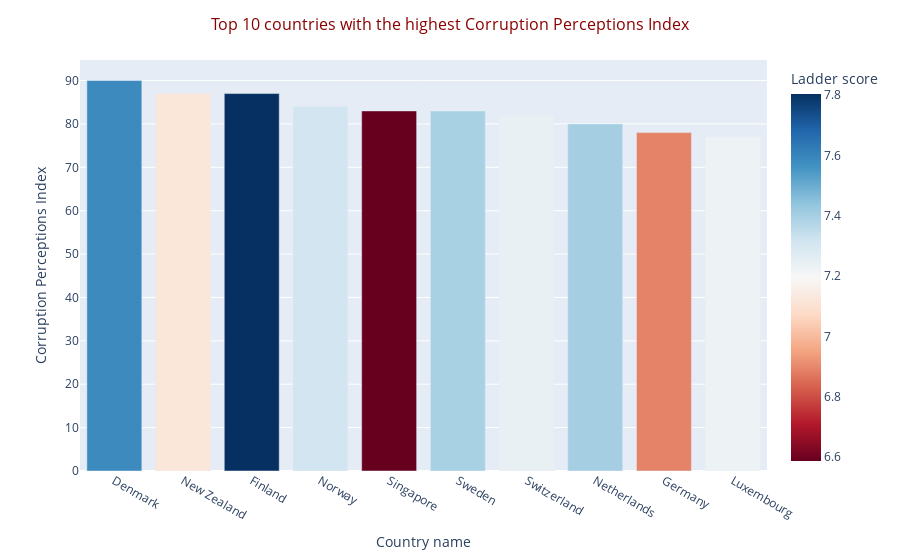
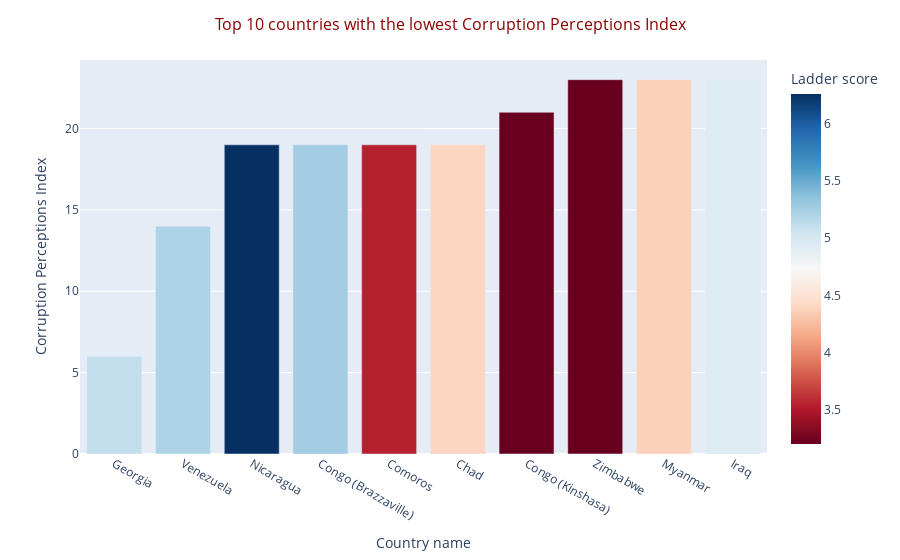

The notebook cell these images were saved under, in order:
### Markdown cell above
* ## Top-10-countries-with-the-highest-/-lowest-Corruption-Perceptions-Index

### Code cell
# Sorting DataFrame 
df_highest_corruption = df1.sort_values(by=['Corruption Perceptions Index'], ascending=False).reset_index(drop=True).head(10)

# Create a bar graph for the highest values
fig_highest_corruption = px.bar(df_highest_corruption, x='Country name', y='Corruption Perceptions Index', 
             color='Ladder score', 
             color_continuous_scale='rdbu')

# Update the chart layout for the highest values
fig_highest_corruption.update_layout(title='Top 10 countries with the highest Corruption Perceptions Index',
                  title_x=0.5,
                  title_font=dict(size=16, color='DarkRed'))

# Create a bar graph for the highest values
fig_highest_corruption.show()

# Sorting DataFrame 
df_lowest_corruption = df1.sort_values(by=['Corruption Perceptions Index'], ascending=True).reset_index(drop=True).head(10)

# Create a bar graph for the lowest values
fig_lowest_corruption = px.bar(df_lowest_corruption, x='Country name', y='Corruption Perceptions Index', 
             color='Ladder score', 
             color_continuous_scale='rdbu')

# Update the chart layout for the lowest values
fig_lowest_corruption.update_layout(title='Top 10 countries with the lowest Corruption Perceptions Index',
                  title_x=0.5,
                  title_font=dict(size=16, color='DarkRed'))

# Create a bar graph for the lowest values
fig_lowest_corruption.show()

### Figure 1 — Plotly figure (JSON) as saved in the notebook; plotly's stock layout.template omitted (floating-point values rounded to 4 significant figures)
{"data": [{"alignmentgroup": "True", "hovertemplate": "Country name=%{x}<br>Corruption Perceptions Index=%{y}<br>Ladder score=%{marker.color}<extra></extra>", "legendgroup": "", "marker": {"color": [7.586, 7.123, 7.804, 7.315, 6.587, 7.395, 7.24, 7.403, 6.892, 7.228], "coloraxis": "coloraxis", "pattern": {"shape": ""}}, "name": "", "offsetgroup": "", "orientation": "v", "showlegend": false, "textposition": "auto", "type": "bar", "x": ["Denmark", "New Zealand", "Finland", "Norway", "Singapore", "Sweden", "Switzerland", "Netherlands", "Germany", "Luxembourg"], "xaxis": "x", "y": [90, 87, 87, 84, 83, 83, 82, 80, 78, 77], "yaxis": "y"}], "layout": {"barmode": "relative", "coloraxis": {"colorbar": {"title": {"text": "Ladder score"}}, "colorscale": [[0, "rgb(103,0,31)"], [0.1, "rgb(178,24,43)"], [0.2, "rgb(214,96,77)"], [0.3, "rgb(244,165,130)"], [0.4, "rgb(253,219,199)"], [0.5, "rgb(247,247,247)"], [0.6, "rgb(209,229,240)"], [0.7, "rgb(146,197,222)"], [0.8, "rgb(67,147,195)"], [0.9, "rgb(33,102,172)"], [1, "rgb(5,48,97)"]]}, "legend": {"tracegroupgap": 0}, "margin": {"t": 60}, "title": {"font": {"color": "DarkRed", "size": 16}, "text": "Top 10 countries with the highest Corruption Perceptions Index", "x": 0.5}, "xaxis": {"anchor": "y", "domain": [0, 1], "title": {"text": "Country name"}}, "yaxis": {"anchor": "x", "domain": [0, 1], "title": {"text": "Corruption Perceptions Index"}}}}

### Figure 2 — Plotly figure (JSON) as saved in the notebook; plotly's stock layout.template omitted (floating-point values rounded to 4 significant figures)
{"data": [{"alignmentgroup": "True", "hovertemplate": "Country name=%{x}<br>Corruption Perceptions Index=%{y}<br>Ladder score=%{marker.color}<extra></extra>", "legendgroup": "", "marker": {"color": [5.109, 5.211, 6.259, 5.267, 3.545, 4.397, 3.207, 3.204, 4.372, 4.941], "coloraxis": "coloraxis", "pattern": {"shape": ""}}, "name": "", "offsetgroup": "", "orientation": "v", "showlegend": false, "textposition": "auto", "type": "bar", "x": ["Georgia", "Venezuela", "Nicaragua", "Congo (Brazzaville)", "Comoros", "Chad", "Congo (Kinshasa)", "Zimbabwe", "Myanmar", "Iraq"], "xaxis": "x", "y": [6, 14, 19, 19, 19, 19, 21, 23, 23, 23], "yaxis": "y"}], "layout": {"barmode": "relative", "coloraxis": {"colorbar": {"title": {"text": "Ladder score"}}, "colorscale": [[0, "rgb(103,0,31)"], [0.1, "rgb(178,24,43)"], [0.2, "rgb(214,96,77)"], [0.3, "rgb(244,165,130)"], [0.4, "rgb(253,219,199)"], [0.5, "rgb(247,247,247)"], [0.6, "rgb(209,229,240)"], [0.7, "rgb(146,197,222)"], [0.8, "rgb(67,147,195)"], [0.9, "rgb(33,102,172)"], [1, "rgb(5,48,97)"]]}, "legend": {"tracegroupgap": 0}, "margin": {"t": 60}, "title": {"font": {"color": "DarkRed", "size": 16}, "text": "Top 10 countries with the lowest Corruption Perceptions Index", "x": 0.5}, "xaxis": {"anchor": "y", "domain": [0, 1], "title": {"text": "Country name"}}, "yaxis": {"anchor": "x", "domain": [0, 1], "title": {"text": "Corruption Perceptions Index"}}}}
